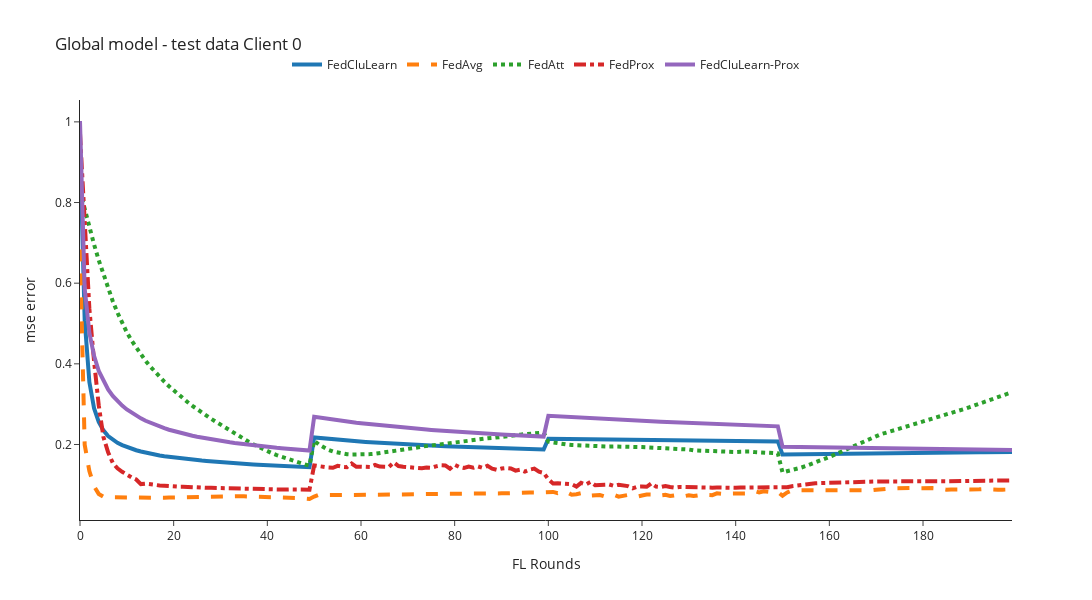
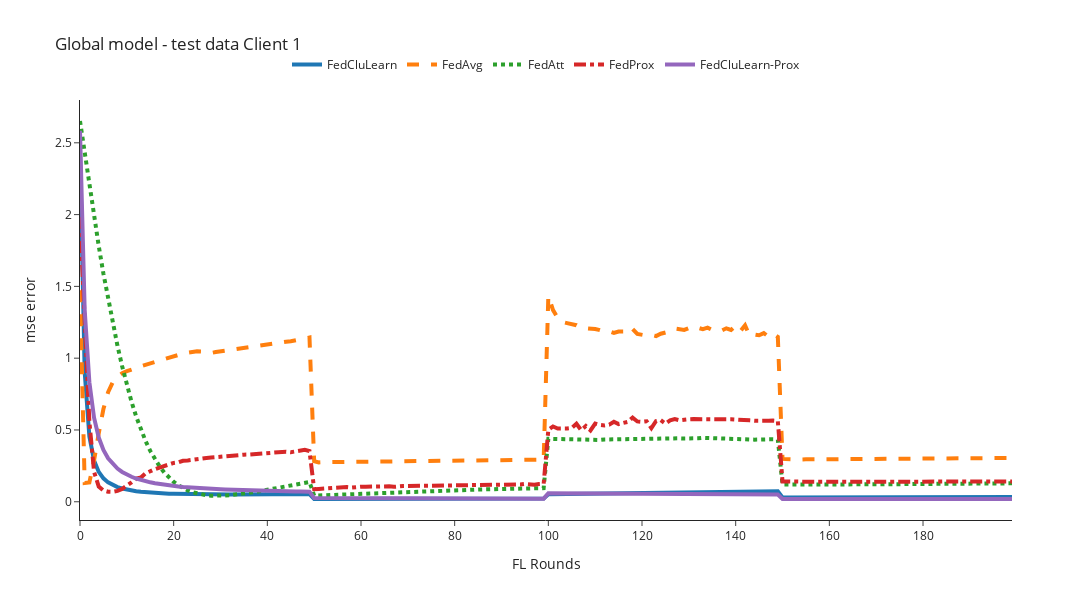

Notebook cell for these charts, in order:
### Code cell
mse_column='mse'
for client_id in [0,1,2]:
    n_rounds, y = preprocessing_results(filenames=global_filenames, client_id=client_id,mse_column=mse_column)
    plot_plotly(n_rounds, y, title=f'Global model - test data Client {client_id}', y_axis_title=f'{mse_column} error')

### Figure 1 — Plotly figure (JSON) as saved in the notebook; plotly's stock layout.template omitted (floating-point values rounded to 4 significant figures; data arrays with more than 128 entries replaced by an {"elided": "..."} marker saying what was removed)
{"data": [{"line": {"dash": "solid", "width": 4}, "mode": "lines", "name": "FedCluLearn", "type": "scatter", "x": {"elided": "201 int values"}, "y": {"elided": "200 float values"}}, {"line": {"dash": "dash", "width": 4}, "mode": "lines", "name": "FedAvg", "type": "scatter", "x": {"elided": "201 int values"}, "y": {"elided": "200 float values"}}, {"line": {"dash": "dot", "width": 4}, "mode": "lines", "name": "FedAtt", "type": "scatter", "x": {"elided": "201 int values"}, "y": {"elided": "200 float values"}}, {"line": {"dash": "dashdot", "width": 4}, "mode": "lines", "name": "FedProx", "type": "scatter", "x": {"elided": "201 int values"}, "y": {"elided": "200 float values"}}, {"line": {"dash": "solid", "width": 4}, "mode": "lines", "name": "FedCluLearn-Prox", "type": "scatter", "x": {"elided": "201 int values"}, "y": {"elided": "200 float values"}}], "layout": {"height": 600, "legend": {"orientation": "h", "x": 0.5, "xanchor": "center", "y": 1.05, "yanchor": "bottom"}, "title": {"text": "Global model - test data Client 0"}, "width": 1200, "xaxis": {"autorange": true, "range": [0, 199], "title": {"text": "FL Rounds"}, "type": "linear"}, "yaxis": {"autorange": true, "range": [0.01277, 1.054], "title": {"text": "mse error"}, "type": "linear"}}}

### Figure 2 — Plotly figure (JSON) as saved in the notebook; plotly's stock layout.template omitted (floating-point values rounded to 4 significant figures; data arrays with more than 128 entries replaced by an {"elided": "..."} marker saying what was removed)
{"data": [{"line": {"dash": "solid", "width": 4}, "mode": "lines", "name": "FedCluLearn", "type": "scatter", "x": {"elided": "201 int values"}, "y": {"elided": "200 float values"}}, {"line": {"dash": "dash", "width": 4}, "mode": "lines", "name": "FedAvg", "type": "scatter", "x": {"elided": "201 int values"}, "y": {"elided": "200 float values"}}, {"line": {"dash": "dot", "width": 4}, "mode": "lines", "name": "FedAtt", "type": "scatter", "x": {"elided": "201 int values"}, "y": {"elided": "200 float values"}}, {"line": {"dash": "dashdot", "width": 4}, "mode": "lines", "name": "FedProx", "type": "scatter", "x": {"elided": "201 int values"}, "y": {"elided": "200 float values"}}, {"line": {"dash": "solid", "width": 4}, "mode": "lines", "name": "FedCluLearn-Prox", "type": "scatter", "x": {"elided": "201 int values"}, "y": {"elided": "200 float values"}}], "layout": {"height": 600, "legend": {"orientation": "h", "x": 0.5, "xanchor": "center", "y": 1.05, "yanchor": "bottom"}, "title": {"text": "Global model - test data Client 1"}, "width": 1200, "xaxis": {"autorange": true, "range": [0, 199], "title": {"text": "FL Rounds"}, "type": "linear"}, "yaxis": {"autorange": true, "range": [-0.1271, 2.798], "title": {"text": "mse error"}, "type": "linear"}}}
